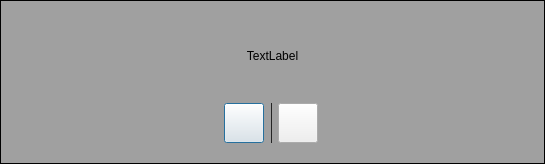
<?xml version="1.0" encoding="UTF-8"?>
<ui version="4.0">
 <class>Alert</class>
 <widget class="QDialog" name="Alert">
  <property name="geometry">
   <rect>
    <x>0</x>
    <y>0</y>
    <width>545</width>
    <height>164</height>
   </rect>
  </property>
  <property name="windowTitle">
   <string>Dialog</string>
  </property>
  <widget class="QPushButton" name="yes">
   <property name="geometry">
    <rect>
     <x>224</x>
     <y>103</y>
     <width>40</width>
     <height>40</height>
    </rect>
   </property>
   <property name="text">
    <string/>
   </property>
   <property name="icon">
    <iconset resource="_src.qrc">
     <normaloff>:/new/prefix1/gp_source/yes.png</normaloff>:/new/prefix1/gp_source/yes.png</iconset>
   </property>
   <property name="iconSize">
    <size>
     <width>35</width>
     <height>35</height>
    </size>
   </property>
  </widget>
  <widget class="QLabel" name="alertMsg">
   <property name="geometry">
    <rect>
     <x>22</x>
     <y>20</y>
     <width>501</width>
     <height>71</height>
    </rect>
   </property>
   <property name="styleSheet">
    <string notr="true">font: 13pt &quot;清松手寫體2&quot;;
color: rgb(0, 0, 0);</string>
   </property>
   <property name="text">
    <string>TextLabel</string>
   </property>
   <property name="alignment">
    <set>Qt::AlignCenter</set>
   </property>
  </widget>
  <widget class="QPushButton" name="cancel">
   <property name="geometry">
    <rect>
     <x>278</x>
     <y>103</y>
     <width>40</width>
     <height>40</height>
    </rect>
   </property>
   <property name="text">
    <string/>
   </property>
   <property name="icon">
    <iconset resource="_src.qrc">
     <normaloff>:/new/prefix1/gp_source/no.png</normaloff>:/new/prefix1/gp_source/no.png</iconset>
   </property>
   <property name="iconSize">
    <size>
     <width>35</width>
     <height>35</height>
    </size>
   </property>
  </widget>
  <widget class="QLabel" name="background">
   <property name="geometry">
    <rect>
     <x>-4</x>
     <y>-1</y>
     <width>551</width>
     <height>171</height>
    </rect>
   </property>
   <property name="styleSheet">
    <string notr="true">background-color: rgb(127, 127, 127, 70%);</string>
   </property>
   <property name="text">
    <string/>
   </property>
   <property name="alignment">
    <set>Qt::AlignCenter</set>
   </property>
  </widget>
  <widget class="QFrame" name="frame">
   <property name="geometry">
    <rect>
     <x>271</x>
     <y>103</y>
     <width>1</width>
     <height>40</height>
    </rect>
   </property>
   <property name="styleSheet">
    <string notr="true">background-color: rgb(47, 47, 47);</string>
   </property>
   <property name="frameShape">
    <enum>QFrame::StyledPanel</enum>
   </property>
   <property name="frameShadow">
    <enum>QFrame::Raised</enum>
   </property>
  </widget>
  <widget class="Line" name="line">
   <property name="geometry">
    <rect>
     <x>0</x>
     <y>-10</y>
     <width>551</width>
     <height>21</height>
    </rect>
   </property>
   <property name="frameShadow">
    <enum>QFrame::Plain</enum>
   </property>
   <property name="lineWidth">
    <number>2</number>
   </property>
   <property name="orientation">
    <enum>Qt::Horizontal</enum>
   </property>
  </widget>
  <widget class="Line" name="line_2">
   <property name="geometry">
    <rect>
     <x>-10</x>
     <y>154</y>
     <width>561</width>
     <height>21</height>
    </rect>
   </property>
   <property name="frameShadow">
    <enum>QFrame::Plain</enum>
   </property>
   <property name="lineWidth">
    <number>2</number>
   </property>
   <property name="orientation">
    <enum>Qt::Horizontal</enum>
   </property>
  </widget>
  <widget class="Line" name="line_3">
   <property name="geometry">
    <rect>
     <x>-10</x>
     <y>1</y>
     <width>20</width>
     <height>171</height>
    </rect>
   </property>
   <property name="frameShadow">
    <enum>QFrame::Plain</enum>
   </property>
   <property name="lineWidth">
    <number>2</number>
   </property>
   <property name="orientation">
    <enum>Qt::Vertical</enum>
   </property>
  </widget>
  <widget class="Line" name="line_4">
   <property name="geometry">
    <rect>
     <x>537</x>
     <y>1</y>
     <width>16</width>
     <height>171</height>
    </rect>
   </property>
   <property name="frameShadow">
    <enum>QFrame::Plain</enum>
   </property>
   <property name="lineWidth">
    <number>2</number>
   </property>
   <property name="orientation">
    <enum>Qt::Vertical</enum>
   </property>
  </widget>
  <zorder>background</zorder>
  <zorder>yes</zorder>
  <zorder>alertMsg</zorder>
  <zorder>cancel</zorder>
  <zorder>frame</zorder>
  <zorder>line</zorder>
  <zorder>line_2</zorder>
  <zorder>line_3</zorder>
  <zorder>line_4</zorder>
 </widget>
 <resources>
  <include location="_src.qrc"/>
 </resources>
 <connections/>
</ui>
